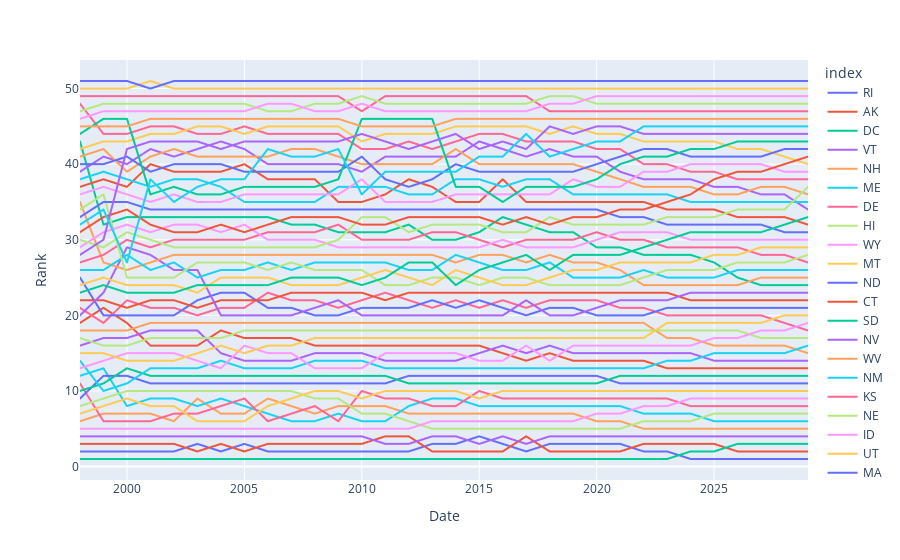

This figure's notebook cell:
### Code cell
energy_usage_plot = px.line(YoY_Energy_Sales_Ranking.melt(id_vars=["index"], var_name="Date", value_name="Rank"), x='Date', y='Rank', color='index')
energy_usage_plot

### Figure 1 — Plotly figure (JSON) as saved in the notebook; plotly's stock layout.template omitted (floating-point values rounded to 4 significant figures)
{"data": [{"hovertemplate": "index=RI<br>Date=%{x}<br>Rank=%{y}<extra></extra>", "legendgroup": "RI", "line": {"color": "#636efa", "dash": "solid"}, "mode": "lines", "name": "RI", "showlegend": true, "type": "scattergl", "x": [1998, 1999, 2000, 2001, 2002, 2003, 2004, 2005, 2006, 2007, 2008, 2009, 2010, 2011, 2012, 2013, 2014, 2015, 2016, 2017, 2018, 2019, 2020, 2021, 2022, 2023, 2024, 2025, 2026, 2027, 2028, 2029], "xaxis": "x", "y": [2, 2, 2, 2, 2, 3, 2, 3, 2, 2, 2, 2, 2, 2, 2, 3, 3, 4, 3, 2, 3, 3, 3, 3, 2, 2, 1, 1, 1, 1, 1, 1], "yaxis": "y"}, {"hovertemplate": "index=AK<br>Date=%{x}<br>Rank=%{y}<extra></extra>", "legendgroup": "AK", "line": {"color": "#EF553B", "dash": "solid"}, "mode": "lines", "name": "AK", "showlegend": true, "type": "scattergl", "x": [1998, 1999, 2000, 2001, 2002, 2003, 2004, 2005, 2006, 2007, 2008, 2009, 2010, 2011, 2012, 2013, 2014, 2015, 2016, 2017, 2018, 2019, 2020, 2021, 2022, 2023, 2024, 2025, 2026, 2027, 2028, 2029], "xaxis": "x", "y": [3, 3, 3, 3, 3, 2, 3, 2, 3, 3, 3, 3, 3, 4, 4, 2, 2, 2, 2, 4, 2, 2, 2, 2, 3, 3, 3, 3, 2, 2, 2, 2], "yaxis": "y"}, {"hovertemplate": "index=DC<br>Date=%{x}<br>Rank=%{y}<extra></extra>", "legendgroup": "DC", "line": {"color": "#00cc96", "dash": "solid"}, "mode": "lines", "name": "DC", "showlegend": true, "type": "scattergl", "x": [1998, 1999, 2000, 2001, 2002, 2003, 2004, 2005, 2006, 2007, 2008, 2009, 2010, 2011, 2012, 2013, 2014, 2015, 2016, 2017, 2018, 2019, 2020, 2021, 2022, 2023, 2024, 2025, 2026, 2027, 2028, 2029], "xaxis": "x", "y": [1, 1, 1, 1, 1, 1, 1, 1, 1, 1, 1, 1, 1, 1, 1, 1, 1, 1, 1, 1, 1, 1, 1, 1, 1, 1, 2, 2, 3, 3, 3, 3], "yaxis": "y"}, {"hovertemplate": "index=VT<br>Date=%{x}<br>Rank=%{y}<extra></extra>", "legendgroup": "VT", "line": {"color": "#ab63fa", "dash": "solid"}, "mode": "lines", "name": "VT", "showlegend": true, "type": "scattergl", "x": [1998, 1999, 2000, 2001, 2002, 2003, 2004, 2005, 2006, 2007, 2008, 2009, 2010, 2011, 2012, 2013, 2014, 2015, 2016, 2017, 2018, 2019, 2020, 2021, 2022, 2023, 2024, 2025, 2026, 2027, 2028, 2029], "xaxis": "x", "y": [4, 4, 4, 4, 4, 4, 4, 4, 4, 4, 4, 4, 4, 3, 3, 4, 4, 3, 4, 3, 4, 4, 4, 4, 4, 4, 4, 4, 4, 4, 4, 4], "yaxis": "y"}, {"hovertemplate": "index=NH<br>Date=%{x}<br>Rank=%{y}<extra></extra>", "legendgroup": "NH", "line": {"color": "#FFA15A", "dash": "solid"}, "mode": "lines", "name": "NH", "showlegend": true, "type": "scattergl", "x": [1998, 1999, 2000, 2001, 2002, 2003, 2004, 2005, 2006, 2007, 2008, 2009, 2010, 2011, 2012, 2013, 2014, 2015, 2016, 2017, 2018, 2019, 2020, 2021, 2022, 2023, 2024, 2025, 2026, 2027, 2028, 2029], "xaxis": "x", "y": [6, 7, 7, 7, 6, 9, 7, 7, 9, 8, 7, 8, 8, 8, 7, 7, 7, 7, 7, 7, 7, 7, 6, 6, 5, 5, 5, 5, 5, 5, 5, 5], "yaxis": "y"}, {"hovertemplate": "index=ME<br>Date=%{x}<br>Rank=%{y}<extra></extra>", "legendgroup": "ME", "line": {"color": "#19d3f3", "dash": "solid"}, "mode": "lines", "name": "ME", "showlegend": true, "type": "scattergl", "x": [1998, 1999, 2000, 2001, 2002, 2003, 2004, 2005, 2006, 2007, 2008, 2009, 2010, 2011, 2012, 2013, 2014, 2015, 2016, 2017, 2018, 2019, 2020, 2021, 2022, 2023, 2024, 2025, 2026, 2027, 2028, 2029], "xaxis": "x", "y": [12, 13, 8, 9, 9, 8, 9, 8, 7, 6, 6, 7, 6, 6, 8, 9, 9, 8, 8, 8, 8, 8, 8, 8, 7, 7, 7, 6, 6, 6, 6, 6], "yaxis": "y"}, {"hovertemplate": "index=DE<br>Date=%{x}<br>Rank=%{y}<extra></extra>", "legendgroup": "DE", "line": {"color": "#FF6692", "dash": "solid"}, "mode": "lines", "name": "DE", "showlegend": true, "type": "scattergl", "x": [1998, 1999, 2000, 2001, 2002, 2003, 2004, 2005, 2006, 2007, 2008, 2009, 2010, 2011, 2012, 2013, 2014, 2015, 2016, 2017, 2018, 2019, 2020, 2021, 2022, 2023, 2024, 2025, 2026, 2027, 2028, 2029], "xaxis": "x", "y": [11, 6, 6, 6, 7, 7, 8, 9, 6, 7, 8, 6, 10, 9, 9, 8, 8, 10, 9, 9, 9, 9, 9, 9, 9, 9, 8, 8, 8, 8, 8, 8], "yaxis": "y"}, {"hovertemplate": "index=HI<br>Date=%{x}<br>Rank=%{y}<extra></extra>", "legendgroup": "HI", "line": {"color": "#B6E880", "dash": "solid"}, "mode": "lines", "name": "HI", "showlegend": true, "type": "scattergl", "x": [1998, 1999, 2000, 2001, 2002, 2003, 2004, 2005, 2006, 2007, 2008, 2009, 2010, 2011, 2012, 2013, 2014, 2015, 2016, 2017, 2018, 2019, 2020, 2021, 2022, 2023, 2024, 2025, 2026, 2027, 2028, 2029], "xaxis": "x", "y": [8, 9, 10, 10, 10, 10, 10, 10, 10, 10, 9, 9, 7, 7, 6, 5, 5, 5, 5, 5, 5, 5, 5, 5, 6, 6, 6, 7, 7, 7, 7, 7], "yaxis": "y"}, {"hovertemplate": "index=WY<br>Date=%{x}<br>Rank=%{y}<extra></extra>", "legendgroup": "WY", "line": {"color": "#FF97FF", "dash": "solid"}, "mode": "lines", "name": "WY", "showlegend": true, "type": "scattergl", "x": [1998, 1999, 2000, 2001, 2002, 2003, 2004, 2005, 2006, 2007, 2008, 2009, 2010, 2011, 2012, 2013, 2014, 2015, 2016, 2017, 2018, 2019, 2020, 2021, 2022, 2023, 2024, 2025, 2026, 2027, 2028, 2029], "xaxis": "x", "y": [5, 5, 5, 5, 5, 5, 5, 5, 5, 5, 5, 5, 5, 5, 5, 6, 6, 6, 6, 6, 6, 6, 7, 7, 8, 8, 9, 9, 9, 9, 9, 9], "yaxis": "y"}, {"hovertemplate": "index=MT<br>Date=%{x}<br>Rank=%{y}<extra></extra>", "legendgroup": "MT", "line": {"color": "#FECB52", "dash": "solid"}, "mode": "lines", "name": "MT", "showlegend": true, "type": "scattergl", "x": [1998, 1999, 2000, 2001, 2002, 2003, 2004, 2005, 2006, 2007, 2008, 2009, 2010, 2011, 2012, 2013, 2014, 2015, 2016, 2017, 2018, 2019, 2020, 2021, 2022, 2023, 2024, 2025, 2026, 2027, 2028, 2029], "xaxis": "x", "y": [7, 8, 9, 8, 8, 6, 6, 6, 8, 9, 10, 10, 9, 10, 10, 10, 10, 9, 10, 10, 10, 10, 10, 10, 10, 10, 10, 10, 10, 10, 10, 10], "yaxis": "y"}, {"hovertemplate": "index=ND<br>Date=%{x}<br>Rank=%{y}<extra></extra>", "legendgroup": "ND", "line": {"color": "#636efa", "dash": "solid"}, "mode": "lines", "name": "ND", "showlegend": true, "type": "scattergl", "x": [1998, 1999, 2000, 2001, 2002, 2003, 2004, 2005, 2006, 2007, 2008, 2009, 2010, 2011, 2012, 2013, 2014, 2015, 2016, 2017, 2018, 2019, 2020, 2021, 2022, 2023, 2024, 2025, 2026, 2027, 2028, 2029], "xaxis": "x", "y": [9, 12, 12, 11, 11, 11, 11, 11, 11, 11, 11, 11, 11, 11, 12, 12, 12, 12, 12, 12, 12, 12, 12, 11, 11, 11, 11, 11, 11, 11, 11, 11], "yaxis": "y"}, {"hovertemplate": "index=CT<br>Date=%{x}<br>Rank=%{y}<extra></extra>", "legendgroup": "CT", "line": {"color": "#EF553B", "dash": "solid"}, "mode": "lines", "name": "CT", "showlegend": true, "type": "scattergl", "x": [1998, 1999, 2000, 2001, 2002, 2003, 2004, 2005, 2006, 2007, 2008, 2009, 2010, 2011, 2012, 2013, 2014, 2015, 2016, 2017, 2018, 2019, 2020, 2021, 2022, 2023, 2024, 2025, 2026, 2027, 2028, 2029], "xaxis": "x", "y": [19, 21, 19, 16, 16, 16, 18, 17, 17, 17, 16, 16, 16, 16, 16, 16, 16, 16, 15, 14, 15, 14, 14, 14, 14, 13, 13, 13, 13, 13, 13, 13], "yaxis": "y"}, {"hovertemplate": "index=SD<br>Date=%{x}<br>Rank=%{y}<extra></extra>", "legendgroup": "SD", "line": {"color": "#00cc96", "dash": "solid"}, "mode": "lines", "name": "SD", "showlegend": true, "type": "scattergl", "x": [1998, 1999, 2000, 2001, 2002, 2003, 2004, 2005, 2006, 2007, 2008, 2009, 2010, 2011, 2012, 2013, 2014, 2015, 2016, 2017, 2018, 2019, 2020, 2021, 2022, 2023, 2024, 2025, 2026, 2027, 2028, 2029], "xaxis": "x", "y": [10, 11, 13, 12, 12, 12, 12, 12, 12, 12, 12, 12, 12, 12, 11, 11, 11, 11, 11, 11, 11, 11, 11, 12, 12, 12, 12, 12, 12, 12, 12, 12], "yaxis": "y"}, {"hovertemplate": "index=NV<br>Date=%{x}<br>Rank=%{y}<extra></extra>", "legendgroup": "NV", "line": {"color": "#ab63fa", "dash": "solid"}, "mode": "lines", "name": "NV", "showlegend": true, "type": "scattergl", "x": [1998, 1999, 2000, 2001, 2002, 2003, 2004, 2005, 2006, 2007, 2008, 2009, 2010, 2011, 2012, 2013, 2014, 2015, 2016, 2017, 2018, 2019, 2020, 2021, 2022, 2023, 2024, 2025, 2026, 2027, 2028, 2029], "xaxis": "x", "y": [16, 17, 17, 18, 18, 18, 15, 14, 14, 14, 15, 15, 15, 14, 14, 14, 14, 15, 16, 15, 16, 15, 15, 15, 15, 15, 15, 14, 14, 14, 14, 14], "yaxis": "y"}, {"hovertemplate": "index=WV<br>Date=%{x}<br>Rank=%{y}<extra></extra>", "legendgroup": "WV", "line": {"color": "#FFA15A", "dash": "solid"}, "mode": "lines", "name": "WV", "showlegend": true, "type": "scattergl", "x": [1998, 1999, 2000, 2001, 2002, 2003, 2004, 2005, 2006, 2007, 2008, 2009, 2010, 2011, 2012, 2013, 2014, 2015, 2016, 2017, 2018, 2019, 2020, 2021, 2022, 2023, 2024, 2025, 2026, 2027, 2028, 2029], "xaxis": "x", "y": [18, 18, 18, 19, 19, 19, 19, 19, 19, 19, 19, 19, 19, 19, 19, 19, 19, 19, 19, 19, 19, 19, 19, 19, 19, 17, 17, 16, 16, 16, 16, 15], "yaxis": "y"}, {"hovertemplate": "index=NM<br>Date=%{x}<br>Rank=%{y}<extra></extra>", "legendgroup": "NM", "line": {"color": "#19d3f3", "dash": "solid"}, "mode": "lines", "name": "NM", "showlegend": true, "type": "scattergl", "x": [1998, 1999, 2000, 2001, 2002, 2003, 2004, 2005, 2006, 2007, 2008, 2009, 2010, 2011, 2012, 2013, 2014, 2015, 2016, 2017, 2018, 2019, 2020, 2021, 2022, 2023, 2024, 2025, 2026, 2027, 2028, 2029], "xaxis": "x", "y": [14, 10, 11, 13, 13, 13, 14, 13, 13, 13, 14, 14, 14, 13, 13, 13, 13, 13, 13, 13, 13, 13, 13, 13, 13, 14, 14, 15, 15, 15, 15, 16], "yaxis": "y"}, {"hovertemplate": "index=KS<br>Date=%{x}<br>Rank=%{y}<extra></extra>", "legendgroup": "KS", "line": {"color": "#FF6692", "dash": "solid"}, "mode": "lines", "name": "KS", "showlegend": true, "type": "scattergl", "x": [1998, 1999, 2000, 2001, 2002, 2003, 2004, 2005, 2006, 2007, 2008, 2009, 2010, 2011, 2012, 2013, 2014, 2015, 2016, 2017, 2018, 2019, 2020, 2021, 2022, 2023, 2024, 2025, 2026, 2027, 2028, 2029], "xaxis": "x", "y": [21, 19, 22, 21, 21, 20, 21, 21, 23, 22, 22, 21, 22, 23, 22, 21, 22, 21, 22, 21, 22, 22, 22, 21, 21, 20, 20, 20, 20, 20, 19, 18], "yaxis": "y"}, {"hovertemplate": "index=NE<br>Date=%{x}<br>Rank=%{y}<extra></extra>", "legendgroup": "NE", "line": {"color": "#B6E880", "dash": "solid"}, "mode": "lines", "name": "NE", "showlegend": true, "type": "scattergl", "x": [1998, 1999, 2000, 2001, 2002, 2003, 2004, 2005, 2006, 2007, 2008, 2009, 2010, 2011, 2012, 2013, 2014, 2015, 2016, 2017, 2018, 2019, 2020, 2021, 2022, 2023, 2024, 2025, 2026, 2027, 2028, 2029], "xaxis": "x", "y": [17, 16, 16, 17, 17, 17, 17, 18, 18, 18, 18, 18, 18, 18, 18, 18, 18, 18, 18, 18, 18, 18, 18, 18, 18, 18, 18, 18, 18, 17, 17, 17], "yaxis": "y"}, {"hovertemplate": "index=ID<br>Date=%{x}<br>Rank=%{y}<extra></extra>", "legendgroup": "ID", "line": {"color": "#FF97FF", "dash": "solid"}, "mode": "lines", "name": "ID", "showlegend": true, "type": "scattergl", "x": [1998, 1999, 2000, 2001, 2002, 2003, 2004, 2005, 2006, 2007, 2008, 2009, 2010, 2011, 2012, 2013, 2014, 2015, 2016, 2017, 2018, 2019, 2020, 2021, 2022, 2023, 2024, 2025, 2026, 2027, 2028, 2029], "xaxis": "x", "y": [13, 14, 15, 15, 15, 14, 13, 16, 15, 15, 13, 13, 13, 15, 15, 15, 15, 14, 14, 16, 14, 16, 16, 16, 16, 16, 16, 17, 17, 18, 18, 19], "yaxis": "y"}, {"hovertemplate": "index=UT<br>Date=%{x}<br>Rank=%{y}<extra></extra>", "legendgroup": "UT", "line": {"color": "#FECB52", "dash": "solid"}, "mode": "lines", "name": "UT", "showlegend": true, "type": "scattergl", "x": [1998, 1999, 2000, 2001, 2002, 2003, 2004, 2005, 2006, 2007, 2008, 2009, 2010, 2011, 2012, 2013, 2014, 2015, 2016, 2017, 2018, 2019, 2020, 2021, 2022, 2023, 2024, 2025, 2026, 2027, 2028, 2029], "xaxis": "x", "y": [15, 15, 14, 14, 14, 15, 16, 15, 16, 16, 17, 17, 17, 17, 17, 17, 17, 17, 17, 17, 17, 17, 17, 17, 17, 19, 19, 19, 19, 19, 20, 20], "yaxis": "y"}, {"hovertemplate": "index=MA<br>Date=%{x}<br>Rank=%{y}<extra></extra>", "legendgroup": "MA", "line": {"color": "#636efa", "dash": "solid"}, "mode": "lines", "name": "MA", "showlegend": true, "type": "scattergl", "x": [1998, 1999, 2000, 2001, 2002, 2003, 2004, 2005, 2006, 2007, 2008, 2009, 2010, 2011, 2012, 2013, 2014, 2015, 2016, 2017, 2018, 2019, 2020, 2021, 2022, 2023, 2024, 2025, 2026, 2027, 2028, 2029], "xaxis": "x", "y": [25, 20, 20, 20, 20, 22, 23, 23, 21, 21, 20, 20, 21, 21, 21, 22, 21, 22, 21, 20, 21, 21, 20, 20, 20, 21, 21, 21, 21, 21, 21, 21], "yaxis": "y"}, {"hovertemplate": "index=IA<br>Date=%{x}<br>Rank=%{y}<extra></extra>", "legendgroup": "IA", "line": {"color": "#EF553B", "dash": "solid"}, "mode": "lines", "name": "IA", "showlegend": true, "type": "scattergl", "x": [1998, 1999, 2000, 2001, 2002, 2003, 2004, 2005, 2006, 2007, 2008, 2009, 2010, 2011, 2012, 2013, 2014, 2015, 2016, 2017, 2018, 2019, 2020, 2021, 2022, 2023, 2024, 2025, 2026, 2027, 2028, 2029], "xaxis": "x", "y": [22, 22, 21, 22, 22, 21, 22, 22, 22, 23, 23, 23, 23, 22, 23, 23, 23, 23, 23, 23, 23, 23, 23, 23, 23, 23, 22, 22, 22, 22, 22, 22], "yaxis": "y"}, {"hovertemplate": "index=MI<br>Date=%{x}<br>Rank=%{y}<extra></extra>", "legendgroup": "MI", "line": {"color": "#00cc96", "dash": "solid"}, "mode": "lines", "name": "MI", "showlegend": true, "type": "scattergl", "x": [1998, 1999, 2000, 2001, 2002, 2003, 2004, 2005, 2006, 2007, 2008, 2009, 2010, 2011, 2012, 2013, 2014, 2015, 2016, 2017, 2018, 2019, 2020, 2021, 2022, 2023, 2024, 2025, 2026, 2027, 2028, 2029], "xaxis": "x", "y": [43, 32, 33, 33, 33, 33, 33, 33, 33, 32, 32, 31, 31, 31, 32, 30, 30, 31, 33, 32, 31, 31, 29, 29, 28, 28, 28, 27, 25, 24, 24, 24], "yaxis": "y"}, {"hovertemplate": "index=OR<br>Date=%{x}<br>Rank=%{y}<extra></extra>", "legendgroup": "OR", "line": {"color": "#ab63fa", "dash": "solid"}, "mode": "lines", "name": "OR", "showlegend": true, "type": "scattergl", "x": [1998, 1999, 2000, 2001, 2002, 2003, 2004, 2005, 2006, 2007, 2008, 2009, 2010, 2011, 2012, 2013, 2014, 2015, 2016, 2017, 2018, 2019, 2020, 2021, 2022, 2023, 2024, 2025, 2026, 2027, 2028, 2029], "xaxis": "x", "y": [20, 23, 29, 28, 26, 26, 20, 20, 20, 20, 21, 22, 20, 20, 20, 20, 20, 20, 20, 22, 20, 20, 21, 22, 22, 22, 23, 23, 23, 23, 23, 23], "yaxis": "y"}, {"hovertemplate": "index=NJ<br>Date=%{x}<br>Rank=%{y}<extra></extra>", "legendgroup": "NJ", "line": {"color": "#FFA15A", "dash": "solid"}, "mode": "lines", "name": "NJ", "showlegend": true, "type": "scattergl", "x": [1998, 1999, 2000, 2001, 2002, 2003, 2004, 2005, 2006, 2007, 2008, 2009, 2010, 2011, 2012, 2013, 2014, 2015, 2016, 2017, 2018, 2019, 2020, 2021, 2022, 2023, 2024, 2025, 2026, 2027, 2028, 2029], "xaxis": "x", "y": [35, 27, 26, 27, 28, 28, 28, 28, 28, 28, 28, 28, 28, 28, 28, 28, 27, 28, 28, 27, 28, 27, 27, 26, 24, 24, 24, 24, 24, 25, 25, 25], "yaxis": "y"}, {"hovertemplate": "index=MS<br>Date=%{x}<br>Rank=%{y}<extra></extra>", "legendgroup": "MS", "line": {"color": "#19d3f3", "dash": "solid"}, "mode": "lines", "name": "MS", "showlegend": true, "type": "scattergl", "x": [1998, 1999, 2000, 2001, 2002, 2003, 2004, 2005, 2006, 2007, 2008, 2009, 2010, 2011, 2012, 2013, 2014, 2015, 2016, 2017, 2018, 2019, 2020, 2021, 2022, 2023, 2024, 2025, 2026, 2027, 2028, 2029], "xaxis": "x", "y": [26, 26, 28, 26, 27, 25, 26, 26, 27, 26, 27, 27, 27, 27, 26, 26, 28, 27, 26, 26, 27, 25, 25, 25, 26, 25, 25, 25, 26, 26, 26, 26], "yaxis": "y"}, {"hovertemplate": "index=MN<br>Date=%{x}<br>Rank=%{y}<extra></extra>", "legendgroup": "MN", "line": {"color": "#FF6692", "dash": "solid"}, "mode": "lines", "name": "MN", "showlegend": true, "type": "scattergl", "x": [1998, 1999, 2000, 2001, 2002, 2003, 2004, 2005, 2006, 2007, 2008, 2009, 2010, 2011, 2012, 2013, 2014, 2015, 2016, 2017, 2018, 2019, 2020, 2021, 2022, 2023, 2024, 2025, 2026, 2027, 2028, 2029], "xaxis": "x", "y": [27, 28, 30, 29, 30, 30, 30, 30, 31, 31, 31, 32, 30, 30, 30, 31, 31, 30, 29, 30, 30, 30, 31, 30, 30, 29, 29, 29, 29, 28, 28, 27], "yaxis": "y"}, {"hovertemplate": "index=MD<br>Date=%{x}<br>Rank=%{y}<extra></extra>", "legendgroup": "MD", "line": {"color": "#B6E880", "dash": "solid"}, "mode": "lines", "name": "MD", "showlegend": true, "type": "scattergl", "x": [1998, 1999, 2000, 2001, 2002, 2003, 2004, 2005, 2006, 2007, 2008, 2009, 2010, 2011, 2012, 2013, 2014, 2015, 2016, 2017, 2018, 2019, 2020, 2021, 2022, 2023, 2024, 2025, 2026, 2027, 2028, 2029], "xaxis": "x", "y": [34, 36, 25, 25, 25, 27, 27, 27, 26, 27, 26, 26, 26, 24, 24, 25, 25, 24, 25, 25, 24, 24, 24, 24, 25, 26, 26, 26, 27, 27, 27, 28], "yaxis": "y"}, {"hovertemplate": "index=WI<br>Date=%{x}<br>Rank=%{y}<extra></extra>", "legendgroup": "WI", "line": {"color": "#FF97FF", "dash": "solid"}, "mode": "lines", "name": "WI", "showlegend": true, "type": "scattergl", "x": [1998, 1999, 2000, 2001, 2002, 2003, 2004, 2005, 2006, 2007, 2008, 2009, 2010, 2011, 2012, 2013, 2014, 2015, 2016, 2017, 2018, 2019, 2020, 2021, 2022, 2023, 2024, 2025, 2026, 2027, 2028, 2029], "xaxis": "x", "y": [29, 31, 32, 31, 32, 32, 31, 32, 30, 30, 30, 29, 29, 29, 29, 29, 29, 29, 30, 29, 29, 29, 30, 31, 31, 31, 30, 30, 30, 30, 30, 30], "yaxis": "y"}, {"hovertemplate": "index=AR<br>Date=%{x}<br>Rank=%{y}<extra></extra>", "legendgroup": "AR", "line": {"color": "#FECB52", "dash": "solid"}, "mode": "lines", "name": "AR", "showlegend": true, "type": "scattergl", "x": [1998, 1999, 2000, 2001, 2002, 2003, 2004, 2005, 2006, 2007, 2008, 2009, 2010, 2011, 2012, 2013, 2014, 2015, 2016, 2017, 2018, 2019, 2020, 2021, 2022, 2023, 2024, 2025, 2026, 2027, 2028, 2029], "xaxis": "x", "y": [24, 25, 24, 24, 24, 23, 25, 25, 25, 24, 24, 24, 25, 26, 25, 24, 26, 25, 24, 24, 25, 26, 26, 27, 27, 27, 27, 28, 28, 29, 29, 29], "yaxis": "y"}, {"hovertemplate": "index=KY<br>Date=%{x}<br>Rank=%{y}<extra></extra>", "legendgroup": "KY", "line": {"color": "#636efa", "dash": "solid"}, "mode": "lines", "name": "KY", "showlegend": true, "type": "scattergl", "x": [1998, 1999, 2000, 2001, 2002, 2003, 2004, 2005, 2006, 2007, 2008, 2009, 2010, 2011, 2012, 2013, 2014, 2015, 2016, 2017, 2018, 2019, 2020, 2021, 2022, 2023, 2024, 2025, 2026, 2027, 2028, 2029], "xaxis": "x", "y": [33, 35, 35, 34, 34, 34, 34, 34, 34, 34, 34, 34, 34, 34, 34, 34, 34, 34, 34, 34, 34, 34, 34, 33, 33, 32, 32, 32, 32, 32, 31, 31], "yaxis": "y"}, {"hovertemplate": "index=IL<br>Date=%{x}<br>Rank=%{y}<extra></extra>", "legendgroup": "IL", "line": {"color": "#EF553B", "dash": "solid"}, "mode": "lines", "name": "IL", "showlegend": true, "type": "scattergl", "x": [1998, 1999, 2000, 2001, 2002, 2003, 2004, 2005, 2006, 2007, 2008, 2009, 2010, 2011, 2012, 2013, 2014, 2015, 2016, 2017, 2018, 2019, 2020, 2021, 2022, 2023, 2024, 2025, 2026, 2027, 2028, 2029], "xaxis": "x", "y": [37, 38, 37, 40, 39, 39, 39, 40, 38, 38, 38, 35, 35, 36, 38, 37, 35, 35, 38, 35, 35, 35, 35, 35, 35, 34, 34, 34, 33, 33, 33, 32], "yaxis": "y"}, {"hovertemplate": "index=CO<br>Date=%{x}<br>Rank=%{y}<extra></extra>", "legendgroup": "CO", "line": {"color": "#00cc96", "dash": "solid"}, "mode": "lines", "name": "CO", "showlegend": true, "type": "scattergl", "x": [1998, 1999, 2000, 2001, 2002, 2003, 2004, 2005, 2006, 2007, 2008, 2009, 2010, 2011, 2012, 2013, 2014, 2015, 2016, 2017, 2018, 2019, 2020, 2021, 2022, 2023, 2024, 2025, 2026, 2027, 2028, 2029], "xaxis": "x", "y": [23, 24, 23, 23, 23, 24, 24, 24, 24, 25, 25, 25, 24, 25, 27, 27, 24, 26, 27, 28, 26, 28, 28, 28, 29, 30, 31, 31, 31, 31, 32, 33], "yaxis": "y"}, {"hovertemplate": "index=NY<br>Date=%{x}<br>Rank=%{y}<extra></extra>", "legendgroup": "NY", "line": {"color": "#ab63fa", "dash": "solid"}, "mode": "lines", "name": "NY", "showlegend": true, "type": "scattergl", "x": [1998, 1999, 2000, 2001, 2002, 2003, 2004, 2005, 2006, 2007, 2008, 2009, 2010, 2011, 2012, 2013, 2014, 2015, 2016, 2017, 2018, 2019, 2020, 2021, 2022, 2023, 2024, 2025, 2026, 2027, 2028, 2029], "xaxis": "x", "y": [39, 41, 40, 42, 41, 42, 43, 42, 40, 40, 40, 40, 39, 41, 41, 41, 41, 43, 42, 41, 42, 41, 41, 39, 38, 38, 38, 37, 37, 36, 36, 34], "yaxis": "y"}, {"hovertemplate": "index=IN<br>Date=%{x}<br>Rank=%{y}<extra></extra>", "legendgroup": "IN", "line": {"color": "#FFA15A", "dash": "solid"}, "mode": "lines", "name": "IN", "showlegend": true, "type": "scattergl", "x": [1998, 1999, 2000, 2001, 2002, 2003, 2004, 2005, 2006, 2007, 2008, 2009, 2010, 2011, 2012, 2013, 2014, 2015, 2016, 2017, 2018, 2019, 2020, 2021, 2022, 2023, 2024, 2025, 2026, 2027, 2028, 2029], "xaxis": "x", "y": [41, 42, 39, 41, 42, 41, 41, 41, 41, 42, 42, 41, 40, 40, 40, 40, 42, 40, 40, 40, 40, 40, 39, 38, 37, 37, 37, 36, 36, 37, 37, 36], "yaxis": "y"}, {"hovertemplate": "index=LA<br>Date=%{x}<br>Rank=%{y}<extra></extra>", "legendgroup": "LA", "line": {"color": "#19d3f3", "dash": "solid"}, "mode": "lines", "name": "LA", "showlegend": true, "type": "scattergl", "x": [1998, 1999, 2000, 2001, 2002, 2003, 2004, 2005, 2006, 2007, 2008, 2009, 2010, 2011, 2012, 2013, 2014, 2015, 2016, 2017, 2018, 2019, 2020, 2021, 2022, 2023, 2024, 2025, 2026, 2027, 2028, 2029], "xaxis": "x", "y": [38, 39, 38, 37, 38, 38, 37, 35, 35, 35, 35, 37, 37, 37, 36, 36, 38, 38, 37, 38, 38, 36, 36, 36, 36, 36, 35, 35, 35, 35, 35, 35], "yaxis": "y"}, {"hovertemplate": "index=OH<br>Date=%{x}<br>Rank=%{y}<extra></extra>", "legendgroup": "OH", "line": {"color": "#FF6692", "dash": "solid"}, "mode": "lines", "name": "OH", "showlegend": true, "type": "scattergl", "x": [1998, 1999, 2000, 2001, 2002, 2003, 2004, 2005, 2006, 2007, 2008, 2009, 2010, 2011, 2012, 2013, 2014, 2015, 2016, 2017, 2018, 2019, 2020, 2021, 2022, 2023, 2024, 2025, 2026, 2027, 2028, 2029], "xaxis": "x", "y": [48, 44, 44, 45, 45, 44, 44, 45, 44, 44, 44, 44, 42, 42, 43, 42, 43, 44, 44, 43, 43, 43, 42, 42, 40, 40, 39, 39, 38, 38, 38, 38], "yaxis": "y"}, {"hovertemplate": "index=OK<br>Date=%{x}<br>Rank=%{y}<extra></extra>", "legendgroup": "OK", "line": {"color": "#B6E880", "dash": "solid"}, "mode": "lines", "name": "OK", "showlegend": true, "type": "scattergl", "x": [1998, 1999, 2000, 2001, 2002, 2003, 2004, 2005, 2006, 2007, 2008, 2009, 2010, 2011, 2012, 2013, 2014, 2015, 2016, 2017, 2018, 2019, 2020, 2021, 2022, 2023, 2024, 2025, 2026, 2027, 2028, 2029], "xaxis": "x", "y": [30, 29, 31, 30, 29, 29, 29, 29, 29, 29, 29, 30, 33, 33, 31, 32, 32, 32, 31, 31, 33, 32, 32, 32, 32, 33, 33, 33, 34, 34, 34, 37], "yaxis": "y"}, {"hovertemplate": "index=SC<br>Date=%{x}<br>Rank=%{y}<extra></extra>", "legendgroup": "SC", "line": {"color": "#FF97FF", "dash": "solid"}, "mode": "lines", "name": "SC", "showlegend": true, "type": "scattergl", "x": [1998, 1999, 2000, 2001, 2002, 2003, 2004, 2005, 2006, 2007, 2008, 2009, 2010, 2011, 2012, 2013, 2014, 2015, 2016, 2017, 2018, 2019, 2020, 2021, 2022, 2023, 2024, 2025, 2026, 2027, 2028, 2029], "xaxis": "x", "y": [36, 37, 36, 35, 36, 35, 35, 36, 36, 36, 36, 36, 38, 35, 35, 35, 36, 36, 36, 36, 36, 38, 37, 37, 39, 39, 40, 40, 40, 40, 39, 39], "yaxis": "y"}, {"hovertemplate": "index=PA<br>Date=%{x}<br>Rank=%{y}<extra></extra>", "legendgroup": "PA", "line": {"color": "#FECB52", "dash": "solid"}, "mode": "lines", "name": "PA", "showlegend": true, "type": "scattergl", "x": [1998, 1999, 2000, 2001, 2002, 2003, 2004, 2005, 2006, 2007, 2008, 2009, 2010, 2011, 2012, 2013, 2014, 2015, 2016, 2017, 2018, 2019, 2020, 2021, 2022, 2023, 2024, 2025, 2026, 2027, 2028, 2029], "xaxis": "x", "y": [42, 43, 43, 44, 44, 45, 45, 44, 45, 45, 45, 45, 43, 44, 44, 44, 45, 45, 45, 45, 44, 45, 44, 44, 43, 43, 43, 43, 42, 42, 41, 40], "yaxis": "y"}, {"hovertemplate": "index=AL<br>Date=%{x}<br>Rank=%{y}<extra></extra>", "legendgroup": "AL", "line": {"color": "#636efa", "dash": "solid"}, "mode": "lines", "name": "AL", "showlegend": true, "type": "scattergl", "x": [1998, 1999, 2000, 2001, 2002, 2003, 2004, 2005, 2006, 2007, 2008, 2009, 2010, 2011, 2012, 2013, 2014, 2015, 2016, 2017, 2018, 2019, 2020, 2021, 2022, 2023, 2024, 2025, 2026, 2027, 2028, 2029], "xaxis": "x", "y": [40, 40, 41, 39, 40, 40, 40, 39, 39, 39, 39, 39, 41, 38, 37, 38, 40, 39, 39, 39, 39, 39, 40, 41, 42, 42, 41, 41, 41, 41, 42, 42], "yaxis": "y"}, {"hovertemplate": "index=WA<br>Date=%{x}<br>Rank=%{y}<extra></extra>", "legendgroup": "WA", "line": {"color": "#EF553B", "dash": "solid"}, "mode": "lines", "name": "WA", "showlegend": true, "type": "scattergl", "x": [1998, 1999, 2000, 2001, 2002, 2003, 2004, 2005, 2006, 2007, 2008, 2009, 2010, 2011, 2012, 2013, 2014, 2015, 2016, 2017, 2018, 2019, 2020, 2021, 2022, 2023, 2024, 2025, 2026, 2027, 2028, 2029], "xaxis": "x", "y": [31, 33, 34, 32, 31, 31, 32, 31, 32, 33, 33, 33, 32, 32, 33, 33, 33, 33, 32, 33, 32, 33, 33, 34, 34, 35, 36, 38, 39, 39, 40, 41], "yaxis": "y"}, {"hovertemplate": "index=VA<br>Date=%{x}<br>Rank=%{y}<extra></extra>", "legendgroup": "VA", "line": {"color": "#00cc96", "dash": "solid"}, "mode": "lines", "name": "VA", "showlegend": true, "type": "scattergl", "x": [1998, 1999, 2000, 2001, 2002, 2003, 2004, 2005, 2006, 2007, 2008, 2009, 2010, 2011, 2012, 2013, 2014, 2015, 2016, 2017, 2018, 2019, 2020, 2021, 2022, 2023, 2024, 2025, 2026, 2027, 2028, 2029], "xaxis": "x", "y": [44, 46, 46, 36, 37, 36, 36, 37, 37, 37, 37, 38, 46, 46, 46, 46, 37, 37, 35, 37, 37, 37, 38, 40, 41, 41, 42, 42, 43, 43, 43, 43], "yaxis": "y"}, {"hovertemplate": "index=MO<br>Date=%{x}<br>Rank=%{y}<extra></extra>", "legendgroup": "MO", "line": {"color": "#ab63fa", "dash": "solid"}, "mode": "lines", "name": "MO", "showlegend": true, "type": "scattergl", "x": [1998, 1999, 2000, 2001, 2002, 2003, 2004, 2005, 2006, 2007, 2008, 2009, 2010, 2011, 2012, 2013, 2014, 2015, 2016, 2017, 2018, 2019, 2020, 2021, 2022, 2023, 2024, 2025, 2026, 2027, 2028, 2029], "xaxis": "x", "y": [28, 30, 42, 43, 43, 43, 42, 43, 43, 43, 43, 43, 44, 43, 42, 43, 44, 42, 43, 42, 45, 44, 45, 45, 44, 44, 44, 44, 44, 44, 44, 44], "yaxis": "y"}, {"hovertemplate": "index=TN<br>Date=%{x}<br>Rank=%{y}<extra></extra>", "legendgroup": "TN", "line": {"color": "#FFA15A", "dash": "solid"}, "mode": "lines", "name": "TN", "showlegend": true, "type": "scattergl", "x": [1998, 1999, 2000, 2001, 2002, 2003, 2004, 2005, 2006, 2007, 2008, 2009, 2010, 2011, 2012, 2013, 2014, 2015, 2016, 2017, 2018, 2019, 2020, 2021, 2022, 2023, 2024, 2025, 2026, 2027, 2028, 2029], "xaxis": "x", "y": [45, 45, 45, 46, 46, 46, 46, 46, 46, 46, 46, 46, 45, 45, 45, 45, 46, 46, 46, 46, 46, 46, 46, 46, 46, 46, 46, 46, 46, 46, 46, 46], "yaxis": "y"}, {"hovertemplate": "index=AZ<br>Date=%{x}<br>Rank=%{y}<extra></extra>", "legendgroup": "AZ", "line": {"color": "#19d3f3", "dash": "solid"}, "mode": "lines", "name": "AZ", "showlegend": true, "type": "scattergl", "x": [1998, 1999, 2000, 2001, 2002, 2003, 2004, 2005, 2006, 2007, 2008, 2009, 2010, 2011, 2012, 2013, 2014, 2015, 2016, 2017, 2018, 2019, 2020, 2021, 2022, 2023, 2024, 2025, 2026, 2027, 2028, 2029], "xaxis": "x", "y": [32, 34, 27, 38, 35, 37, 38, 38, 42, 41, 41, 42, 36, 39, 39, 39, 39, 41, 41, 44, 41, 42, 43, 43, 45, 45, 45, 45, 45, 45, 45, 45], "yaxis": "y"}, {"hovertemplate": "index=CA<br>Date=%{x}<br>Rank=%{y}<extra></extra>", "legendgroup": "CA", "line": {"color": "#FF6692", "dash": "solid"}, "mode": "lines", "name": "CA", "showlegend": true, "type": "scattergl", "x": [1998, 1999, 2000, 2001, 2002, 2003, 2004, 2005, 2006, 2007, 2008, 2009, 2010, 2011, 2012, 2013, 2014, 2015, 2016, 2017, 2018, 2019, 2020, 2021, 2022, 2023, 2024, 2025, 2026, 2027, 2028, 2029], "xaxis": "x", "y": [49, 49, 49, 49, 49, 49, 49, 49, 49, 49, 49, 49, 47, 49, 49, 49, 49, 49, 49, 49, 47, 47, 47, 47, 47, 47, 47, 47, 47, 47, 47, 47], "yaxis": "y"}, {"hovertemplate": "index=NC<br>Date=%{x}<br>Rank=%{y}<extra></extra>", "legendgroup": "NC", "line": {"color": "#B6E880", "dash": "solid"}, "mode": "lines", "name": "NC", "showlegend": true, "type": "scattergl", "x": [1998, 1999, 2000, 2001, 2002, 2003, 2004, 2005, 2006, 2007, 2008, 2009, 2010, 2011, 2012, 2013, 2014, 2015, 2016, 2017, 2018, 2019, 2020, 2021, 2022, 2023, 2024, 2025, 2026, 2027, 2028, 2029], "xaxis": "x", "y": [47, 48, 48, 48, 48, 48, 48, 48, 47, 47, 48, 48, 49, 48, 48, 48, 48, 48, 48, 48, 49, 49, 48, 48, 48, 48, 48, 48, 48, 48, 48, 48], "yaxis": "y"}, {"hovertemplate": "index=GA<br>Date=%{x}<br>Rank=%{y}<extra></extra>", "legendgroup": "GA", "line": {"color": "#FF97FF", "dash": "solid"}, "mode": "lines", "name": "GA", "showlegend": true, "type": "scattergl", "x": [1998, 1999, 2000, 2001, 2002, 2003, 2004, 2005, 2006, 2007, 2008, 2009, 2010, 2011, 2012, 2013, 2014, 2015, 2016, 2017, 2018, 2019, 2020, 2021, 2022, 2023, 2024, 2025, 2026, 2027, 2028, 2029], "xaxis": "x", "y": [46, 47, 47, 47, 47, 47, 47, 47, 48, 48, 47, 47, 48, 47, 47, 47, 47, 47, 47, 47, 48, 48, 49, 49, 49, 49, 49, 49, 49, 49, 49, 49], "yaxis": "y"}, {"hovertemplate": "index=FL<br>Date=%{x}<br>Rank=%{y}<extra></extra>", "legendgroup": "FL", "line": {"color": "#FECB52", "dash": "solid"}, "mode": "lines", "name": "FL", "showlegend": true, "type": "scattergl", "x": [1998, 1999, 2000, 2001, 2002, 2003, 2004, 2005, 2006, 2007, 2008, 2009, 2010, 2011, 2012, 2013, 2014, 2015, 2016, 2017, 2018, 2019, 2020, 2021, 2022, 2023, 2024, 2025, 2026, 2027, 2028, 2029], "xaxis": "x", "y": [50, 50, 50, 51, 50, 50, 50, 50, 50, 50, 50, 50, 50, 50, 50, 50, 50, 50, 50, 50, 50, 50, 50, 50, 50, 50, 50, 50, 50, 50, 50, 50], "yaxis": "y"}, {"hovertemplate": "index=TX<br>Date=%{x}<br>Rank=%{y}<extra></extra>", "legendgroup": "TX", "line": {"color": "#636efa", "dash": "solid"}, "mode": "lines", "name": "TX", "showlegend": true, "type": "scattergl", "x": [1998, 1999, 2000, 2001, 2002, 2003, 2004, 2005, 2006, 2007, 2008, 2009, 2010, 2011, 2012, 2013, 2014, 2015, 2016, 2017, 2018, 2019, 2020, 2021, 2022, 2023, 2024, 2025, 2026, 2027, 2028, 2029], "xaxis": "x", "y": [51, 51, 51, 50, 51, 51, 51, 51, 51, 51, 51, 51, 51, 51, 51, 51, 51, 51, 51, 51, 51, 51, 51, 51, 51, 51, 51, 51, 51, 51, 51, 51], "yaxis": "y"}], "layout": {"legend": {"title": {"text": "index"}, "tracegroupgap": 0}, "margin": {"t": 60}, "xaxis": {"anchor": "y", "domain": [0, 1], "title": {"text": "Date"}}, "yaxis": {"anchor": "x", "domain": [0, 1], "title": {"text": "Rank"}}}}
